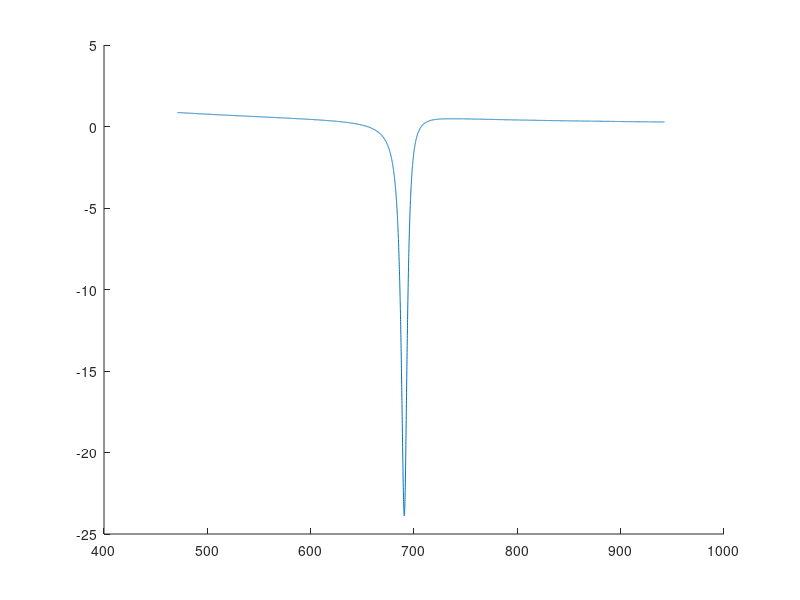

Source code (MATLAB):
clc;
close all;
clear all;
hold on
resolution=10000;
L1=100E-3
L2=500E-3
L3=200E-3
M=-200E-3
C1=10E-6
Va=10;
phi=0;
alpha=0.5;
R=100;
A(3,3,resolution)=0;
B(3,1,resolution)=0;
omega=linspace(150*pi,300*pi,resolution);
Vs=Va*e^(j*phi);
for n=1:1:resolution
	A(:,:,n)=[((j*omega(n)*L1)+(1/(j*omega(n)*C1))+(j*omega(n)*L3)) , ((M*j*omega(n))+(1/(j*omega(n)*C1))+(j*omega(n)*L3)) , 0 ;((M*j*omega(n))+(1/(j*omega(n)*C1))+(j*omega(n)*L3)),((j*omega(n)*L2)+(1/(j*omega(n)*C1))+(j*omega(n)*L3)), -1 ; R*(alpha), -R, -1];
	B(:,:,n)=[Vs;0;0];;
  end	

for n=1:1:resolution
	X(:,:,n)=linsolve(A(:,:,n),B(:,:,n));
    IL1(n)=real(X(1,1,n));
    IL2(n)=real(X(2,1,n));
    Vo(n)=real(X(3,1,n));
end


%plot(omega,IL1)
%plot(omega,IL2)
plot(omega,Vo)
